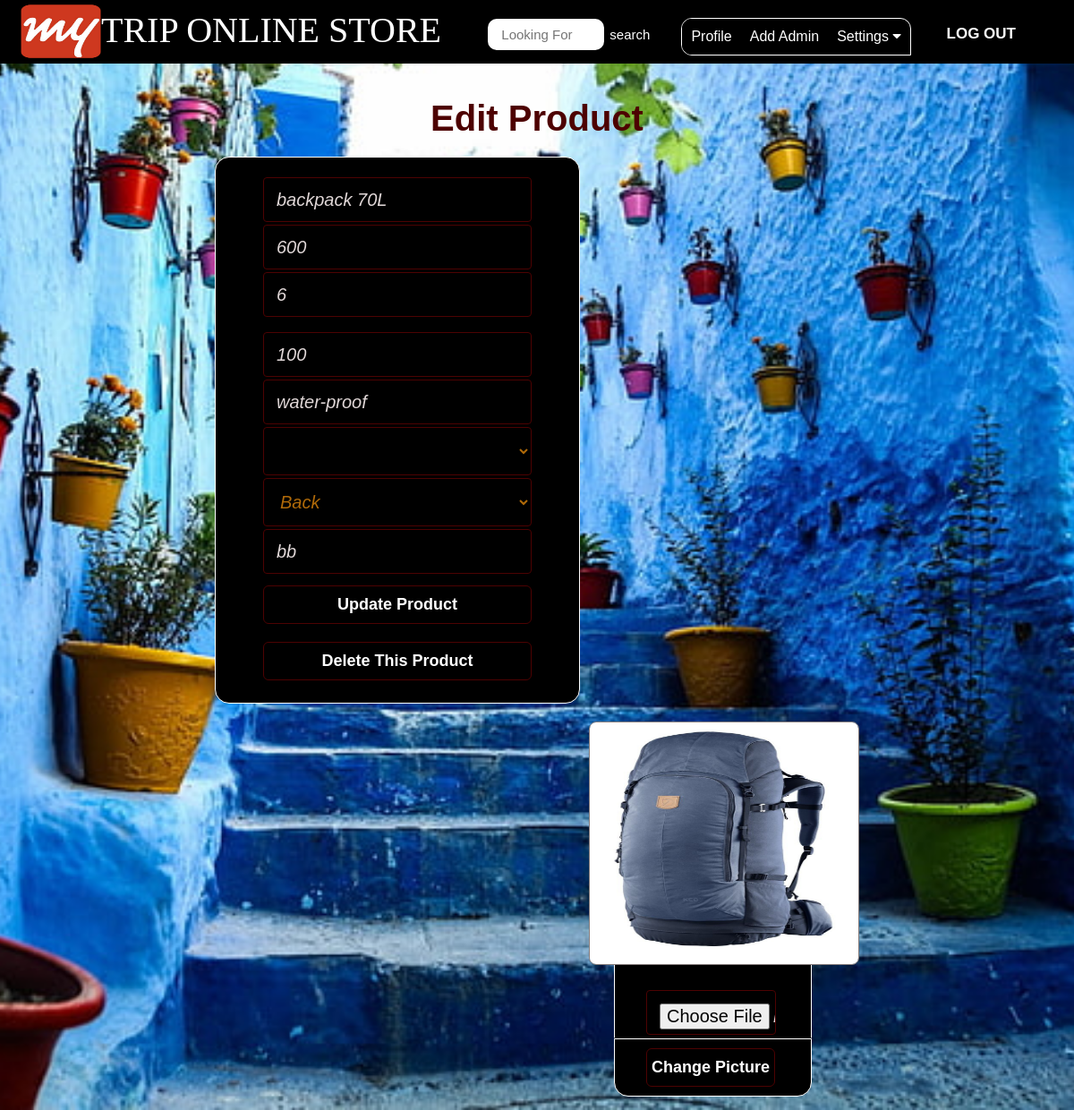
Screenshot of /admin/editproduct.php?epid=78 (signed in) with the database file from the repository.
### tables this page shows
CREATE TABLE IF NOT EXISTS `products` (
  `id` int(11) NOT NULL AUTO_INCREMENT,
  `pName` varchar(100) NOT NULL,
  `price` int(11) NOT NULL,
  `piece` int(11) NOT NULL,
  `description` text NOT NULL,
  `available` int(11) NOT NULL,
  `category` varchar(100) NOT NULL,
  `type` varchar(100) NOT NULL,
  `item` varchar(100) NOT NULL,
  `pCode` varchar(20) NOT NULL,
  `picture` text NOT NULL,
  PRIMARY KEY (`id`)
);

### admin/editproduct.php (the view, shortened to what this page needs)
<?php include ( "../inc/connect.inc.php" ); ?>
<?php
if (!isset($_SESSION['admin_login'])) {
	$user = "";
	header("location: login.php?ono=".$epid."");
}
else {
	if (isset($_REQUEST['epid'])) {
		$epid = mysqli_real_escape_string($con,$_REQUEST['epid']);
	}else {
		header('location: index.php');
	}
	$user = $_SESSION['admin_login'];
}
$getposts = mysqli_query($con,"SELECT * FROM products WHERE id ='$epid'") or die(mysqli_error());
	if (mysqli_num_rows($getposts)) {
		$row = mysqli_fetch_assoc($getposts);
		$pName = $row['pName'];
		$piece=$row['piece'];
		$price = $row['price'];
		$description = $row['description'];
		$picture = $row['picture'];
		$item = $row['item'];
		$itemu = ucwords($row['item']);
		$type = $row['type'];
		$typeu = ucwords($row['type']);
		$code = $row['pCode'];
		$available =$row['available'];
	}
$search_value = "";
?>
<!DOCTYPE html>
<html>
<head>
	<link rel="stylesheet" type="text/css" href="../css/style.css">
        <link rel="stylesheet" href="https://cdnjs.cloudflare.com/ajax/libs/font-awesome/4.7.0/css/font-awesome.min.css">
</head>
<body style="background-image: url(../image/12.jpg); background-position: center center; background-attachment: fixed; background-repeat: no-repeat; background-size:cover;height:578px;">
	<div class="homepageheader">
			<div class="signinButton loginButton">
				<div class="uiloginbutton signinButton loginButton" style="margin-right: 40px;">
					<?php
						if ($user!="") {
							echo '<a style="text-decoration: none;color: #fff;" href="logout.php">LOG OUT</a>';
						}
					 ?>
				</div>
			<div>
					<?php
						if ($user!="") {
							echo ' <div style="color: #FFFFFF;line-height: 10px;padding: 0px 5px;text-align: center;text-decoration: none;float: right;margin: 20px 0px 0px 10px; font-size: 10px;">
							        <div class="navbar">
                                    <a href="index.php" font-size: 16px;>Profile</a>
                                    <a href="newadmin.php">Add Admin</a>
                                    <div class="dropdown">
                                        <button class="dropbtn" onclick="myFunction()">Settings
                                         <i class="fa fa-caret-down"></i>
                                        </button>
                                     <div class="dropdown-content" id="myDropdown">
                                        <a href="addproduct.php" style="border-top-left-radius:0px;border-top-right-radius:0px;">Add</br></br>Product</a>
                                        <a href="orders.php">Orders</a>
                                        <a href="allproducts.php">All</br></br>Products</a>
										<a href="updateadmin.php" >Update</br></br>Admin</a>
										<a href="users.php" style="border-bottom-left-radius:10px;border-bottom-right-radius:10px;">Users</a>
                                     </div>
                                    </div>
                                   </div>
								   </div>';
						}
						else {
							echo '<div  style="color: #FFFFFF;line-height: 10px;padding: 12px 24px;text-align: center;text-decoration: none;float: right;margin: 20px 0px 0px 10px; font-size: 10px;">
							<a style="text-decoration: none;color: #fff;" href="login.php">LOG IN</a></div>';
						}
					 ?>
			</div>
			</div>
			<div style="float: left; margin: 5px 0px 0px 23px;">
				<a href="index.php">
					<img style=" height: 60px; width: 90px;" src="../image/ayman.png">
				</a>
			</div>
			<div style="float:left;">
			<h1 style="padding:10px 0px 0px 0px ;color:white;font-size:40px;font-family:verdana;">TRIP ONLINE STORE</h1>
			</div>
			<div id="srcheader"  style="float: right; margin:5px 0px 0px 0px;">
				<form id="newsearch" method="get" action="search.php">
				        <?php
				        	echo '<input type="text" class="srctextinput" name="keywords" size="21" maxlength="120"  placeholder="Looking For" value="'.$search_value.'"><input type="submit" value="search" class="srcbutton" >';
				         ?>
				</form>
			</div>
		</div>
		<div class="categolis">
		</div>
	<div class="holecontainer" style=" padding-top: 20px; padding: 0 20%">
		<div class="container signupform_content ">
			<div>
				<h2 style="padding-bottom: 20px;">Edit Product</h2>
				<div style="float: left;background-color:#000;border:1px solid #fff;border-radius:16px">
				<?php
					echo '
						<div class="" >
						<div>
							<form action="" method="POST" class="registration">
								<div class="signup_form">
									<div>
										<td >
											<input name="pname" id="first_name" placeholder="Product Name" required="required" class="first_name signupbox" type="text" size="30" value="'.$pName.'" >
										</td>
									</div>
									<div>
										<td >
											<input name="price" id="last_name" placeholder="Price" required="required" class="last_name signupbox" type="text" size="30" value="'.$price.'" >
										</td>
									</div>
									<div >
											<td  >
											<input name="piece" style="margin-left: 0px; id="piece" required="required" class="piece signupbox" type="text" size="30" value="'.$piece.'" >
											</td>
											</div></br>
                                    <div>
										<td>
											<input name="available" placeholder="Available Quantity" required="required" class="email signupbox" type="text" size="30" value="'.$available.'">
										</td>
									</div>
									<div>
										<td >
											<input name="descri" id="first_name" placeholder="Description" required="required" class="first_name signupbox" type="text" size="30" value="'.$description.'" >
										</td>
									</div>
									<div>
										<select name="type" required="required" style=" font-size: 20px;
										font-style: italic;margin-bottom: 3px;margin-top: 0px;padding: 14px;line-height: 25px;border-radius: 4px;border: 1px solid #4d0202;color: #b06a09;margin-left: 0;width: 300px;background-color: transparent;" class="">
											<option selected value="'.$type.'">'.$typeu.'</option>
												<option value="Trip">Trip</option>
											</select>
									</div>
									<div>
										<td>
											<select name="item" required="required" style=" font-size: 20px;
										font-style: italic;margin-bottom: 3px;margin-top: 0px;padding: 14px;line-height: 25px;border-radius: 4px;border: 1px solid #4d0202;color: #b06a09;margin-left: 0;width: 300px;background-color: transparent;" class="">
												<option selected value="'.$item.'">'.$itemu.'</option>
											</select>
										</td>
									</div>
									<div>
										<td>
											<input name="code" id="password-1" required="required"  placeholder="Code" class="password signupbox " type="text" size="30" value="'.$code.'">
										</td>
									</div>
									<div>
										<input name="updatepro" class="uisignupbutton signupbutton" type="submit" value="Update Product">
									</div>
									<div>
										<input name="delprod" class="uisignupbutton signupbutton" type="submit" value="Delete This Product">
									</div>
									<div class="signup_error_msg">
									</div>
								</div>
							</form>
						</div>
					</div>
					';
				 ?>
				</div>
			</div>
		</div>
		<div style="float: right;">
			<div>
				<?php
					echo '
						<ul style="float: right;">
							<li style="float: right; padding: 20px 0px 25px 25px;">
								<div class="home-prodlist-img prodlist-img">';
								if (file_exists('../image/product/'.$item.'/'.$picture.'')){
									echo '<img src="../image/product/'.$item.'/'.$picture.'" class="home-prodlist-imgi">';
								}else {
									echo '
									<div class="home-prodlist-imgi" style="text-align: center; padding: 0 0 6px 0;">No Image Found!</div>';
								} echo '
								</div>
							</li>
							<li >
								<form action="" method="POST" class="registration" enctype="multipart/form-data">
										<div class="signup_form" >
											<div style="background-color:#000; padding:0px 0px 0px 35px;border:1px solid #fff;border-bottom-color:#000">
												<td>
													<input name="profilepic" style="width: 115px;" class="password signupbox" type="file" value="Add Picture">
												</td>
											</div>
											<div style="background-color:#000;padding:0px 0px 0px 35px;border:1px solid #fff;border-bottom-left-radius:16px;border-bottom-right-radius:16px;">
												<input name="updatepic" style="width: 144px;" class="uisignupbutton signupbutton" type="submit" value="Change Picture">
											</div>
											<div class="signup_error_msg">';
				?>
			</div>
		</div>
	</div>
</body>
</html>

### rows the page displays
products: pname "backpack 70L", price "600", piece "6", available "100", descri "water-proof", item "Back", code "bb", item+picture (picture)
